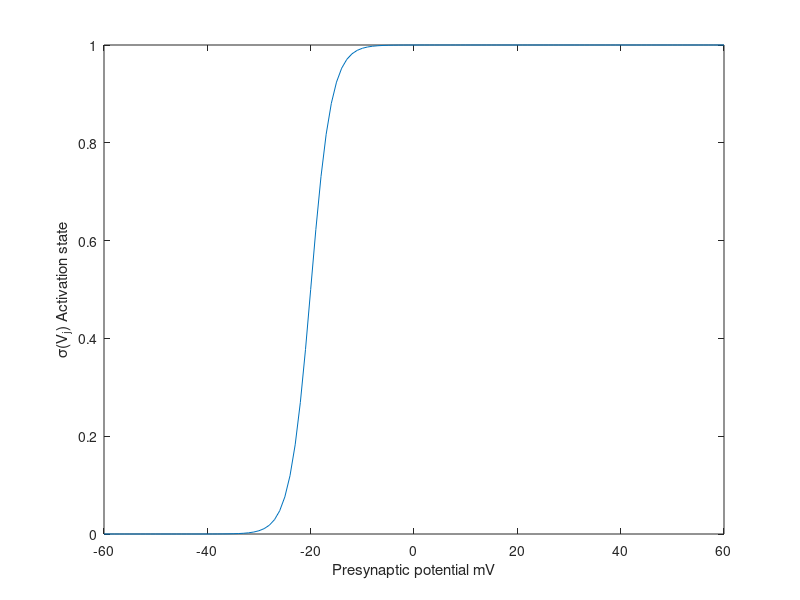
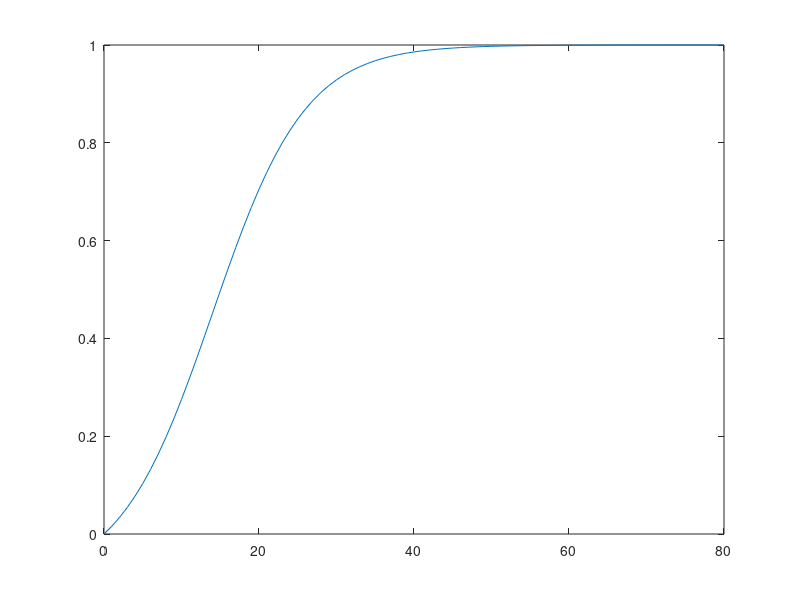

Write MATLAB code to recreate these figures, in order.
clc;
clear all; 
TauS = 1000; % in msec
TauU = 100; % in msec
C = 0.5666; % in nF
Q = 0.1885/1000 ; % in seconds
Vthre = -20; % in mV
GammaTh = 2; % in mV

Vj = -60:1:60; % in mV

for i = 1:length(Vj)
        Sigma(i) = 1/(1+exp((Vthre-Vj(i))/GammaTh));
end
%% Plot presynaptic activation
figure;
plot(Vj,Sigma);

xlabel('Presynaptic potential mV');
ylabel('\sigma(V_j) Activation state');

%% Steady State Activation Curves

%Rf = -9:1:60; % Point of inflection
%Theta = 0.5:0.5:35;
r = 0:1:80;
Rf = 14;
Theta = [6];
%Temp =  zeros(1:length(r));
clear i;
figure;

  
    for j= 1:length(Theta)
            Ainf(j) = 1/(1+exp(Rf/Theta(j)));
            Binf(j) = 1/(1-Ainf(j)); 
        for i=1:length(r)
            Temp(i) =  Binf(j)*(1/(1+exp((Rf-r(i))/Theta(j)))-Ainf(j));
        end
        %Sinf(j,:) = Temp(:);
        plot(r,Temp);
        hold all;
        clear Temp;
    end